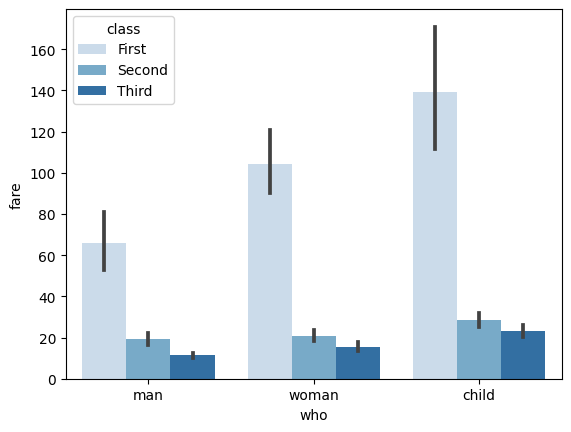

Reproduce this figure in Python.
# importing the required library
import seaborn as sns
import matplotlib.pyplot as plt
 
# read a titanic.csv file
# from seaborn library
df = sns.load_dataset('titanic')
 
 
# who v/s fare barplot
sns.barplot(x = 'who',
            y = 'fare',
            hue = 'class',
            data = df,
            palette = "Blues")
 
# Show the plot
plt.show()
